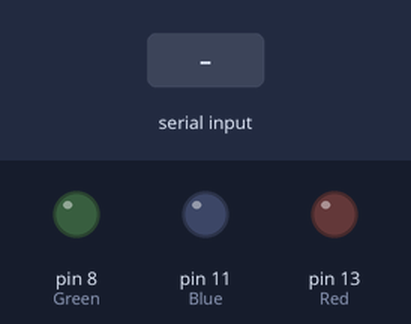
Simulated run of this sketch. Board: Arduino Uno, built with avr-gcc and run on an emulated ATmega328P. Parts: output pins drawn as LEDs (lit = HIGH). Inputs (shaded band) come from the test bench.

Above: at 1.2 s.
1.3 s: "1" received over Serial
At 1.45 s:
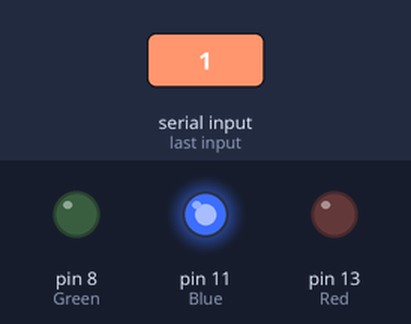
4.3 s: "8" received over Serial
At 5.3 s:
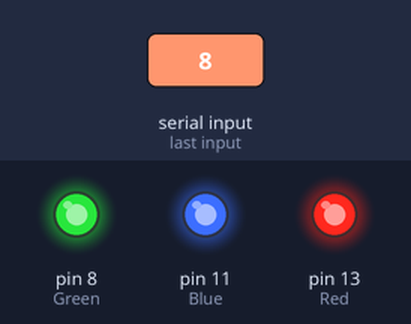
5.8 s: "2" received over Serial
At 6.5 s:
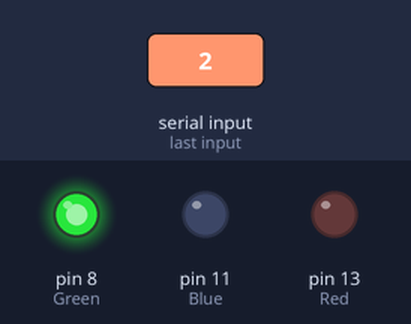
7.3 s: "3" received over Serial
At 7.6 s:
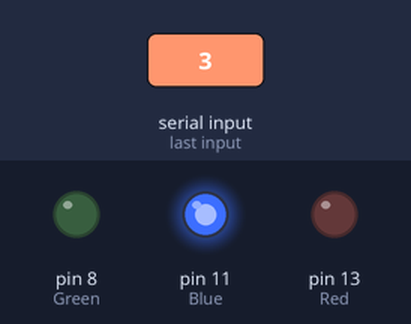
Timing chart, 0 to 9.8 s (numbered marks = the images above; inputs shaded):
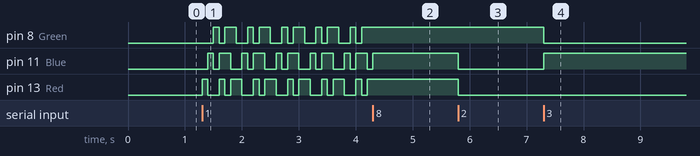

The sketch:

Voice_Control_Sketch.ino
```cpp
int Green = 8;
int Blue = 11;
int Red = 13;
int val;
int READ = 100;
int OK = 100;
int EMPTY = -1;
int DONOT = 99;

void setup() {
    pinMode(Green,OUTPUT);
    pinMode(Blue,OUTPUT);
    pinMode(Red,OUTPUT);// declare the LED's pin as output
    Serial.begin(9600); // connect to the serial port
}

void loop () {

     if( READ == OK ){
          val = Serial.read();
     }
   // read the serial port

   if(val == '2'){
      digitalWrite(Blue,LOW);
      digitalWrite(Red,LOW);
      digitalWrite(Green,HIGH);
      READ = OK;
   }

   if(val == '3'){
      digitalWrite(Green,LOW);
      digitalWrite(Red,LOW);
      digitalWrite(Blue,HIGH);
      READ = OK;
   }

   if(val == '4'){
       digitalWrite(Green,LOW);
       digitalWrite(Blue,LOW);
       digitalWrite(Red,HIGH);
       READ = OK;
   }

   if(val == '5'){
       digitalWrite(Green,LOW);
       digitalWrite(Blue,HIGH);
       digitalWrite(Red,HIGH);
       READ = OK;
   }

   if(val == '6') {
       digitalWrite(Blue,LOW);
       digitalWrite(Red,HIGH);
       digitalWrite(Green,HIGH);
       READ = OK;
   }

   if(val == '7'){
       digitalWrite(Red,LOW);
       digitalWrite(Blue,HIGH);
       digitalWrite(Green,HIGH);
       READ = OK;
   }

   if(val == '8'){
       digitalWrite(Red,HIGH);
       digitalWrite(Blue,HIGH);
       digitalWrite(Green,HIGH);
       READ=OK;
   }

   if(val == '9'){
       digitalWrite(Red,LOW);
       digitalWrite(Blue,LOW);
       digitalWrite(Green,LOW);
       READ = OK;
   }

   if( val == '1'){
      int cont = val;
      while ( cont == val || val == -1){
         digitalWrite(Red,HIGH);
         delay(100);
         digitalWrite(Red,LOW);
         digitalWrite(Blue,HIGH);
         delay(100);
         digitalWrite(Blue,LOW);
         digitalWrite(Green,HIGH);
         delay(100);
         digitalWrite(Green,LOW);
         digitalWrite(Red,HIGH);
         digitalWrite(Blue,HIGH);
         delay(100);
         digitalWrite(Red,LOW);
         digitalWrite(Blue,LOW);
         digitalWrite(Green,HIGH);
         digitalWrite(Blue,HIGH);
         delay(100);
         digitalWrite(Green,LOW);
         digitalWrite(Blue,LOW);
         digitalWrite(Green,HIGH);
         digitalWrite(Red,HIGH);
         delay(100);
         digitalWrite(Green,LOW);
         digitalWrite(Red,LOW);
         val = Serial.read();
         if( val != -1) {
             READ = DONOT;
             break;
         }
      }
    }
    if (val == '0'){
        int Green1;
        int Blue1;
        int Red1;

        if(digitalRead(Green) == HIGH){
          Green1 = Green;
        }
        if(digitalRead(Blue) == HIGH){
          Blue1 = Blue;
        }
        if(digitalRead(Red) == HIGH){
          Red1 = Red;
        }
        int cont = val;
        while(cont == val || val == -1){
          digitalWrite(Green1,HIGH);
          digitalWrite(Blue1,HIGH);
          digitalWrite(Red1,HIGH);
          delay(100);
          digitalWrite(Green1,LOW);
          digitalWrite(Blue1,LOW);
          digitalWrite(Red1,LOW);
          delay(100);
          val = Serial.read();
          if( val != -1) {
            READ = DONOT;
            break;
          }
        }
   }

}
```

Measured:
- after the input at 1.3 s, pin 8 (Green): LOW → HIGH after 0.20 s, then repeats every 0.60 s: LOW 0.10 s, HIGH 0.20 s, LOW 0.20 s, HIGH 0.10 s; pin 11 (Blue): LOW → HIGH after 0.10 s, then repeats every 0.60 s: LOW 0.10 s, HIGH 0.20 s, LOW 0.20 s, HIGH 0.10 s
- after the input at 4.3 s, pin 8 (Green), pin 13 (Red): stops changing and stays HIGH
- after the input at 5.8 s, pin 11 (Blue), pin 13 (Red): HIGH → LOW at once
- after the input at 7.3 s, pin 8 (Green): HIGH → LOW at once; pin 11 (Blue): LOW → HIGH at once
